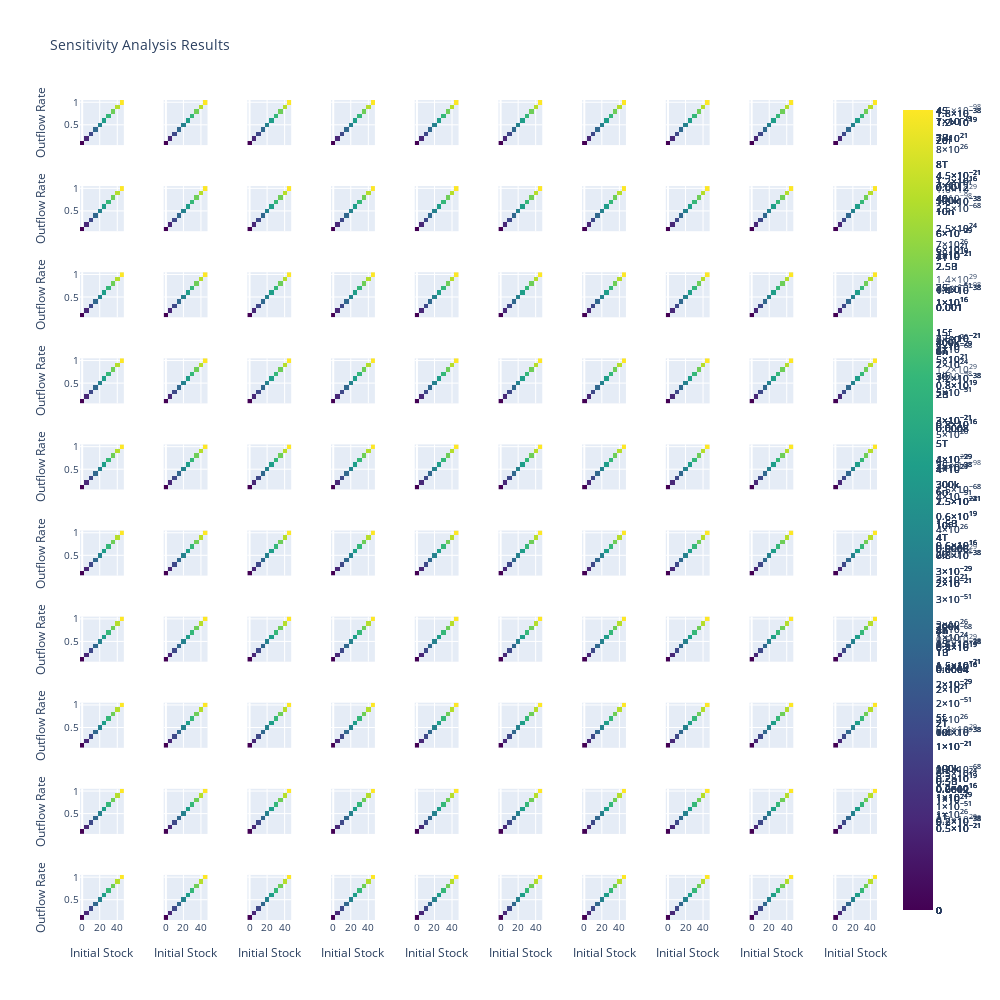

The notebook cell saved with this chart:
### Code cell
from plotly.subplots import make_subplots

# Create subplots for each combination of input parameters
fig = make_subplots(rows=len(inflow_rate_range), cols=len(outflow_rate_range), shared_xaxes=True, shared_yaxes=True, vertical_spacing=0.05, horizontal_spacing=0.05)

# Loop over each combination and add a heatmap to the corresponding subplot
for i, inflow_rate in enumerate(inflow_rate_range):
    for j, outflow_rate in enumerate(outflow_rate_range):
        z = results[:,i,j]
        fig.add_trace(
            go.Heatmap(x=initial_stock_range, y=outflow_rate_range, z=z.T, colorscale='Viridis'),
            row=i+1, col=j+1
        )
        # Set the axis titles for the first row and column
        if j == 0:
            fig.update_yaxes(title_text="Outflow Rate", row=i+1, col=1)
        if i == len(inflow_rate_range) - 1:
            fig.update_xaxes(title_text="Initial Stock", row=i+1, col=j+1)
        # Set the subplot titles
        fig.update_layout(title_text=f"Inflow Rate = {inflow_rate}, Outflow Rate = {outflow_rate}", font=dict(size=10))

# Update the layout settings and show the figure
fig.update_layout(
    height=1000,
    width=1000,
    title_text="Sensitivity Analysis Results",
    showlegend=False,
)
fig.show()
